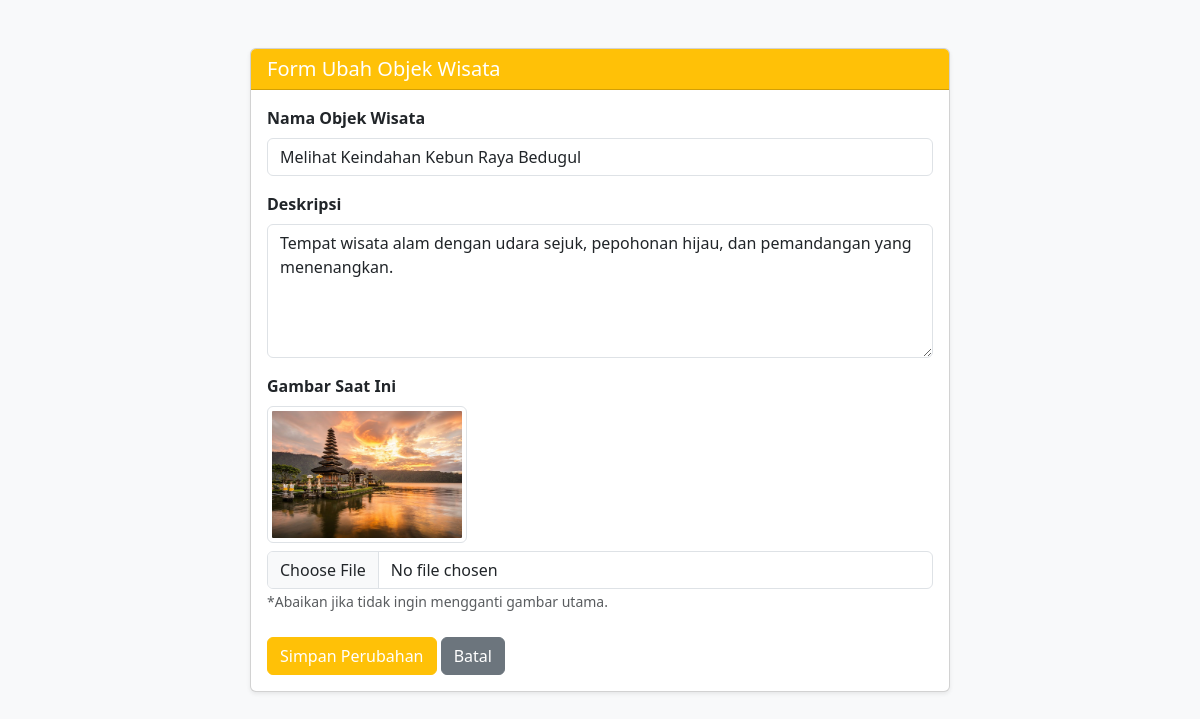
The page /pages/kelola_objekwisata.php?aksi=ubah&id=1 on the database its author committed.
### tables this page shows
CREATE TABLE `objek_wisata` (
  `id_objek_wisata` int(10) NOT NULL,
  `title_objek_wisata` varchar(255) NOT NULL,
  `deskripsi_objek_wisata` text NOT NULL,
  `img_objek_wisata` varchar(255) NOT NULL
);

### pages/kelola_objekwisata.php (the view, shortened to what this page needs)
<?php
$host = "localhost";
$dbname = "digitara";
$username = "root";
$password = "";
$conn = mysqli_connect($host, $username, $password, $dbname);
$aksi = isset($_GET['aksi']) ? $_GET['aksi'] : '';
$id   = isset($_GET['id']) ? intval($_GET['id']) : 0;
?>
<!DOCTYPE html>
<html lang="id">
<head>
    <link href="https://cdn.jsdelivr.net/npm/bootstrap@5.3.0/dist/css/bootstrap.min.css" rel="stylesheet">
</head>
<body class="bg-light">
<div class="container mt-5 mb-5">
    <?php if ($aksi == 'tambah'): ?>
        <div class="card shadow-sm mx-auto" style="max-width: 700px;">
            <div class="card-header bg-success text-white">
                <h5 class="mb-0">Form Tambah Objek Wisata</h5>
            </div>
            <div class="card-body">
                <form action="<?= $_SERVER['PHP_SELF']; ?>" method="POST" enctype="multipart/form-data">
                    <div class="mb-3">
                        <label class="form-label fw-bold">Nama Objek Wisata</label>
                        <input type="text" name="title_objek_wisata" class="form-control" required placeholder="Contoh: Pantai Pandawa">
                    </div>
                    <div class="mb-3">
                        <label class="form-label fw-bold">Deskripsi</label>
                        <textarea name="deskripsi_objek_wisata" class="form-control" rows="5" required placeholder="Tuliskan cerita menarik atau informasi tempat ini..."></textarea>
                    </div>
                    <div class="mb-3">
                        <label class="form-label fw-bold">Gambar Wisata</label>
                        <input type="file" name="img_objek_wisata" class="form-control" accept="image/*" required>
                    </div>
                    <div class="mt-4">
                        <button type="submit" name="simpan" class="btn btn-success">Simpan Wisata</button>
                        <a href="<?= $_SERVER['PHP_SELF']; ?>" class="btn btn-secondary">Batal</a>
                    </div>
                </form>
            </div>
        </div>
    <?php elseif ($aksi == 'ubah' && $id > 0):
        $query_select = mysqli_query($conn, "SELECT * FROM objek_wisata WHERE id_objek_wisata = '$id'");
        $data = mysqli_fetch_assoc($query_select);
    ?>
        <div class="card shadow-sm mx-auto" style="max-width: 700px;">
            <div class="card-header bg-warning text-white">
                <h5 class="mb-0">Form Ubah Objek Wisata</h5>
            </div>
            <div class="card-body">
                <form action="<?= $_SERVER['PHP_SELF']; ?>?id=<?= $id; ?>" method="POST" enctype="multipart/form-data">
                    <div class="mb-3">
                        <label class="form-label fw-bold">Nama Objek Wisata</label>
                        <input type="text" name="title_objek_wisata" class="form-control" value="<?= $data['title_objek_wisata']; ?>" required>
                    </div>
                    <div class="mb-3">
                        <label class="form-label fw-bold">Deskripsi</label>
                        <textarea name="deskripsi_objek_wisata" class="form-control" rows="5" required><?= $data['deskripsi_objek_wisata']; ?></textarea>
                    </div>
                    <div class="mb-3">
                        <label class="form-label fw-bold d-block">Gambar Saat Ini</label>
                        <img src="img/<?= $data['img_objek_wisata']; ?>" class="img-thumbnail mb-2" style="max-width: 200px;">
                        <input type="file" name="img_objek_wisata" class="form-control" accept="image/*">
                        <small class="text-muted">*Abaikan jika tidak ingin mengganti gambar utama.</small>
                    </div>
                    <div class="mt-4">
                        <button type="submit" name="ubah" class="btn btn-warning text-white">Simpan Perubahan</button>
                        <a href="<?= $_SERVER['PHP_SELF']; ?>" class="btn btn-secondary">Batal</a>
                    </div>
                </form>
            </div>
        </div>
    <?php endif; ?>
</div>
</body>
</html>

### rows shown on the page
objek_wisata: title_objek_wisata "Melihat Keindahan Kebun Raya Bedugul", deskripsi_objek_wisata "Tempat wisata alam dengan udara sejuk, pepohonan hijau, dan pemandangan yang menenangkan.", img_objek_wisata (picture)
